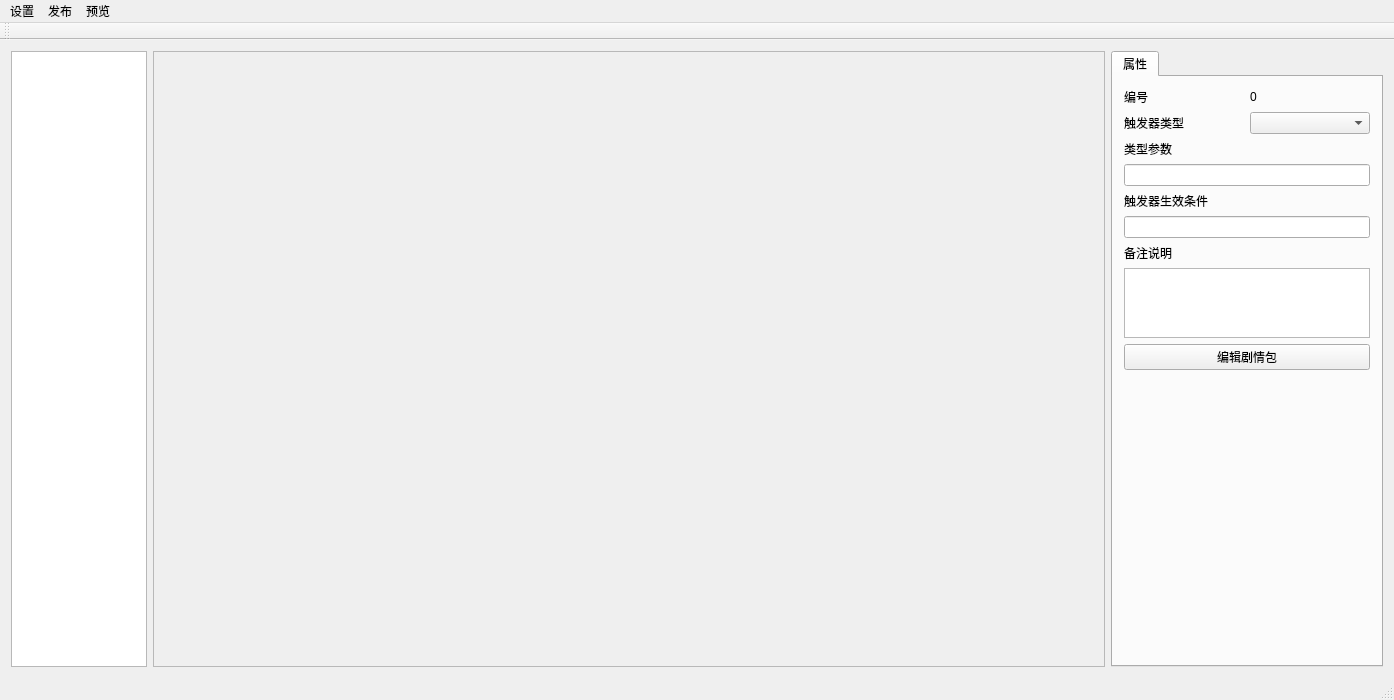
<?xml version="1.0" encoding="UTF-8"?>
<ui version="4.0">
 <class>StoryEditClass</class>
 <widget class="QMainWindow" name="StoryEditClass">
  <property name="geometry">
   <rect>
    <x>0</x>
    <y>0</y>
    <width>1394</width>
    <height>700</height>
   </rect>
  </property>
  <property name="windowTitle">
   <string>StoryEdit</string>
  </property>
  <widget class="QWidget" name="centralWidget">
   <layout class="QGridLayout" name="gridLayout">
    <item row="0" column="0">
     <layout class="QHBoxLayout" name="horizontalLayout" stretch="1,7,2">
      <item>
       <widget class="QListView" name="listView"/>
      </item>
      <item>
       <widget class="QScrollArea" name="scrollArea">
        <property name="widgetResizable">
         <bool>true</bool>
        </property>
        <widget class="QWidget" name="scrollAreaWidgetContents">
         <property name="geometry">
          <rect>
           <x>0</x>
           <y>0</y>
           <width>947</width>
           <height>609</height>
          </rect>
         </property>
        </widget>
       </widget>
      </item>
      <item>
       <widget class="QTabWidget" name="tabWidget">
        <property name="currentIndex">
         <number>0</number>
        </property>
        <widget class="QWidget" name="tab">
         <attribute name="title">
          <string>属性</string>
         </attribute>
         <layout class="QVBoxLayout" name="verticalLayout">
          <item>
           <layout class="QHBoxLayout" name="horizontalLayout_2">
            <item>
             <widget class="QLabel" name="labIndex">
              <property name="frameShape">
               <enum>QFrame::NoFrame</enum>
              </property>
              <property name="midLineWidth">
               <number>0</number>
              </property>
              <property name="text">
               <string>编号</string>
              </property>
              <property name="wordWrap">
               <bool>false</bool>
              </property>
             </widget>
            </item>
            <item>
             <widget class="QLabel" name="labId">
              <property name="frameShape">
               <enum>QFrame::NoFrame</enum>
              </property>
              <property name="midLineWidth">
               <number>0</number>
              </property>
              <property name="text">
               <string>0</string>
              </property>
              <property name="wordWrap">
               <bool>false</bool>
              </property>
             </widget>
            </item>
           </layout>
          </item>
          <item>
           <layout class="QHBoxLayout" name="horizontalLayout_3">
            <item>
             <widget class="QLabel" name="labType">
              <property name="frameShape">
               <enum>QFrame::NoFrame</enum>
              </property>
              <property name="midLineWidth">
               <number>0</number>
              </property>
              <property name="text">
               <string>触发器类型</string>
              </property>
              <property name="wordWrap">
               <bool>false</bool>
              </property>
             </widget>
            </item>
            <item>
             <widget class="QComboBox" name="combType">
              <property name="enabled">
               <bool>true</bool>
              </property>
              <property name="editable">
               <bool>false</bool>
              </property>
             </widget>
            </item>
           </layout>
          </item>
          <item>
           <widget class="QLabel" name="labParam">
            <property name="frameShape">
             <enum>QFrame::NoFrame</enum>
            </property>
            <property name="midLineWidth">
             <number>0</number>
            </property>
            <property name="text">
             <string>类型参数</string>
            </property>
            <property name="wordWrap">
             <bool>false</bool>
            </property>
           </widget>
          </item>
          <item>
           <widget class="QLineEdit" name="lineEdit"/>
          </item>
          <item>
           <widget class="QLabel" name="labCond">
            <property name="frameShape">
             <enum>QFrame::NoFrame</enum>
            </property>
            <property name="midLineWidth">
             <number>0</number>
            </property>
            <property name="text">
             <string>触发器生效条件</string>
            </property>
            <property name="wordWrap">
             <bool>false</bool>
            </property>
           </widget>
          </item>
          <item>
           <widget class="QLineEdit" name="lineEdit_2"/>
          </item>
          <item>
           <widget class="QLabel" name="labRemark">
            <property name="frameShape">
             <enum>QFrame::NoFrame</enum>
            </property>
            <property name="midLineWidth">
             <number>0</number>
            </property>
            <property name="text">
             <string>备注说明</string>
            </property>
            <property name="wordWrap">
             <bool>false</bool>
            </property>
           </widget>
          </item>
          <item>
           <widget class="QPlainTextEdit" name="pteRemark"/>
          </item>
          <item>
           <widget class="QPushButton" name="btnEditDlg">
            <property name="text">
             <string>编辑剧情包</string>
            </property>
           </widget>
          </item>
          <item>
           <spacer name="verticalSpacer">
            <property name="orientation">
             <enum>Qt::Vertical</enum>
            </property>
            <property name="sizeType">
             <enum>QSizePolicy::Expanding</enum>
            </property>
            <property name="sizeHint" stdset="0">
             <size>
              <width>20</width>
              <height>10000</height>
             </size>
            </property>
           </spacer>
          </item>
         </layout>
        </widget>
       </widget>
      </item>
     </layout>
    </item>
   </layout>
  </widget>
  <widget class="QMenuBar" name="menuBar">
   <property name="geometry">
    <rect>
     <x>0</x>
     <y>0</y>
     <width>1394</width>
     <height>26</height>
    </rect>
   </property>
   <widget class="QMenu" name="menu">
    <property name="title">
     <string>设置</string>
    </property>
    <addaction name="actionEXCELl"/>
    <addaction name="actionSAVE_PATH"/>
    <addaction name="actionCONFIG_PATH"/>
   </widget>
   <widget class="QMenu" name="menu_2">
    <property name="title">
     <string>发布</string>
    </property>
    <addaction name="actionALL_FILES"/>
    <addaction name="actionSELECT_ONE"/>
   </widget>
   <widget class="QMenu" name="menu_3">
    <property name="title">
     <string>预览</string>
    </property>
   </widget>
   <addaction name="menu"/>
   <addaction name="menu_2"/>
   <addaction name="menu_3"/>
  </widget>
  <widget class="QToolBar" name="mainToolBar">
   <attribute name="toolBarArea">
    <enum>TopToolBarArea</enum>
   </attribute>
   <attribute name="toolBarBreak">
    <bool>false</bool>
   </attribute>
  </widget>
  <widget class="QStatusBar" name="statusBar"/>
  <action name="actionEXCELl">
   <property name="text">
    <string>EXCEL PATH</string>
   </property>
  </action>
  <action name="actionSAVE_PATH">
   <property name="text">
    <string>SAVE PATH</string>
   </property>
  </action>
  <action name="actionCONFIG_PATH">
   <property name="text">
    <string>CONFIG PATH</string>
   </property>
  </action>
  <action name="actionALL_FILES">
   <property name="text">
    <string>ALL FILES</string>
   </property>
  </action>
  <action name="actionSELECT_ONE">
   <property name="text">
    <string>SELECT ONE</string>
   </property>
  </action>
 </widget>
 <layoutdefault spacing="6" margin="11"/>
 <resources>
  <include location="StoryEdit.qrc"/>
 </resources>
 <connections/>
</ui>
